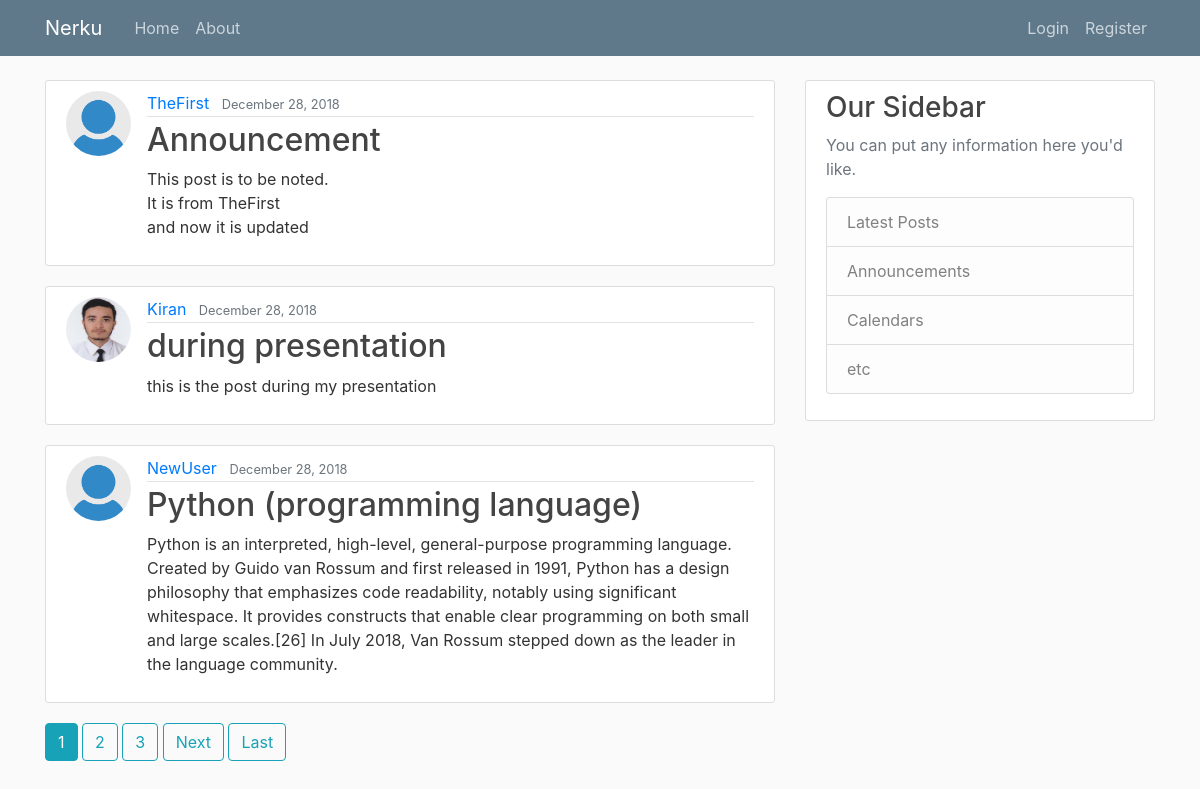
The page / on the database its author committed.
### blog/models.py (models this page shows, shortened)
class Post(models.Model):
    author = models.ForeignKey(User, on_delete=models.CASCADE)
    title = models.CharField(max_length=200)
    content = models.TextField()
    pub_date = models.DateTimeField(default=timezone.now())

### user/models.py (models this page shows, shortened)
class Profile(models.Model):
    user = models.OneToOneField(User, on_delete=models.CASCADE)
    image = models.ImageField(default='default.jpg', upload_to='profile_pics')

### blog/views.py (the view)
# urls.py: path('', PostListView.as_view(), name='home'),
class PostListView(ListView):
    model = Post
    template_name = 'blog/home.html'  # <app>/<model>_<viewtype>.html
    context_object_name = 'posts'
    ordering = ['-pub_date']
    paginate_by = 3

### blog/templates/blog/home.html (shortened to what this page needs)
{% extends "blog/base.html" %}
{% block content %}
    {% for post in posts %}
        <article class="media content-section">
          <img class="rounded-circle article-img" src="{{ post.author.profile.image.url }}">
          <div class="media-body">
            <div class="article-metadata">
              <a class="mr-2" href="{% url 'user-posts' post.author.username %}">{{ post.author }}</a>
              <small class="text-muted">{{ post.pub_date|date:"F d, Y" }}</small>
            </div>
            <h2><a class="article-title" href="{% url 'post-detail' post.id %}">{{ post.title }}</a></h2>
            <p class="article-content">{{ post.content }}</p>
          </div>
        </article>
    {% endfor %}
    {% if is_paginated %}
      {% for num in page_obj.paginator.page_range %}
        {% if page_obj.number == num %}
          <a class="btn btn-info mb-4" href="?page={{ num }}">{{ num }}</a>
        {% elif num > page_obj.number|add:'-3' and num < page_obj.number|add:'3' %}
          <a class="btn btn-outline-info mb-4" href="?page={{ num }}">{{ num }}</a>
        {% endif %}
      {% endfor %}
      {% if page_obj.has_next %}
        <a class="btn btn-outline-info mb-4" href="?page={{ page_obj.next_page_number }}">Next</a>
        <a class="btn btn-outline-info mb-4" href="?page={{ page_obj.paginator.num_pages }}">Last</a>
      {% endif %}
    {% endif %}
{% endblock content %}

### blog/templates/blog/base.html (shortened to what this page needs)
{% load static %}
<!DOCTYPE html>
<html>
<head>
    <link rel="stylesheet" href="https://maxcdn.bootstrapcdn.com/bootstrap/4.0.0/css/bootstrap.min.css">
    <link rel="stylesheet" type="text/css" href="{% static 'blog/main.css' %}">
</head>
<body>
    <header class="site-header">
      <nav class="navbar navbar-expand-md navbar-dark bg-steel fixed-top">
        <div class="container">
          <a class="navbar-brand mr-4" href="https://nerku.com/">Nerku</a>
          <div class="collapse navbar-collapse" id="navbarToggle">
            <div class="navbar-nav mr-auto">
              <a class="nav-item nav-link" href="{% url 'home' %}">Home</a>
              <a class="nav-item nav-link" href="{% url 'about' %}">About</a>
            </div>
            <div class="navbar-nav">
              {% if user.is_authenticated %}
                <a class="nav-item nav-link" href="{% url 'post-create' %}">New Post</a>
                <a class="nav-item nav-link" href="{% url 'profile' %}">{{ user.username }}</a>
                <a class="nav-item nav-link" href="{% url 'logout' %}">Logout</a>
              {% else %}
                <a class="nav-item nav-link" href="{% url 'login' %}">Login</a>
                <a class="nav-item nav-link" href="{% url 'register' %}">Register</a>
              {% endif %}
            </div>
          </div>
        </div>
      </nav>
    </header>
    <main role="main" class="container">
      <div class="row">
        <div class="col-md-8">
          {% block content %}{% endblock %}
        </div>
        <div class="col-md-4">
          <div class="content-section">
            <h3>Our Sidebar</h3>
            <p class='text-muted'>You can put any information here you'd like.
              <ul class="list-group">
                <li class="list-group-item list-group-item-light">Latest Posts</li>
                <li class="list-group-item list-group-item-light">Announcements</li>
                <li class="list-group-item list-group-item-light">Calendars</li>
                <li class="list-group-item list-group-item-light">etc</li>
              </ul>
            </p>
          </div>
        </div>
      </div>
    </main>
</body>
</html>

### blog/static/blog/main.css (style rules this page uses)
body { background: #fafafa; color: #333333; margin-top: 5rem; }
h1, h2, h3, h4, h5, h6 { color: #444444; }
ul { margin: 0; }
.bg-steel { background-color: #5f788a; }
.site-header .navbar-nav .nav-link { color: #cbd5db; }
.content-section { background: #ffffff; padding: 10px 20px; border: 1px solid #dddddd; border-radius: 3px; margin-bottom: 20px; }
.article-title { color: #444444; }
.article-content { white-space: pre-line; }
.article-img { height: 65px; width: 65px; margin-right: 16px; }
.article-metadata { padding-bottom: 1px; margin-bottom: 4px; border-bottom: 1px solid #e3e3e3 }

### rows shown on the page
Post: author.profile.image (placeholder picture), author "TheFirst", pub_date "December 28, 2018", title "Announcement", content "This post is to be noted. It is from TheFirst and now it is updated"
Post: author.profile.image (picture), author "Kiran", pub_date "December 28, 2018", title "during presentation", content "this is the post during my presentation"
Post: author.profile.image (placeholder picture), author "NewUser", pub_date "December 28, 2018", title "Python (programming language)", content "Python is an interpreted, high-level, general-purpose programming language. Created by Guido van Rossum and first released in 1991, Python has a design philosophy that emphasizes code readability, notably using significant whitespace. It provides constructs that enable clear programming on both small and large scales.[26] In July 2018, Van Rossum stepped down as the leader in the language community."

### other values the page prints
{{ num }} "1"
{{ num }} "2" "3"
